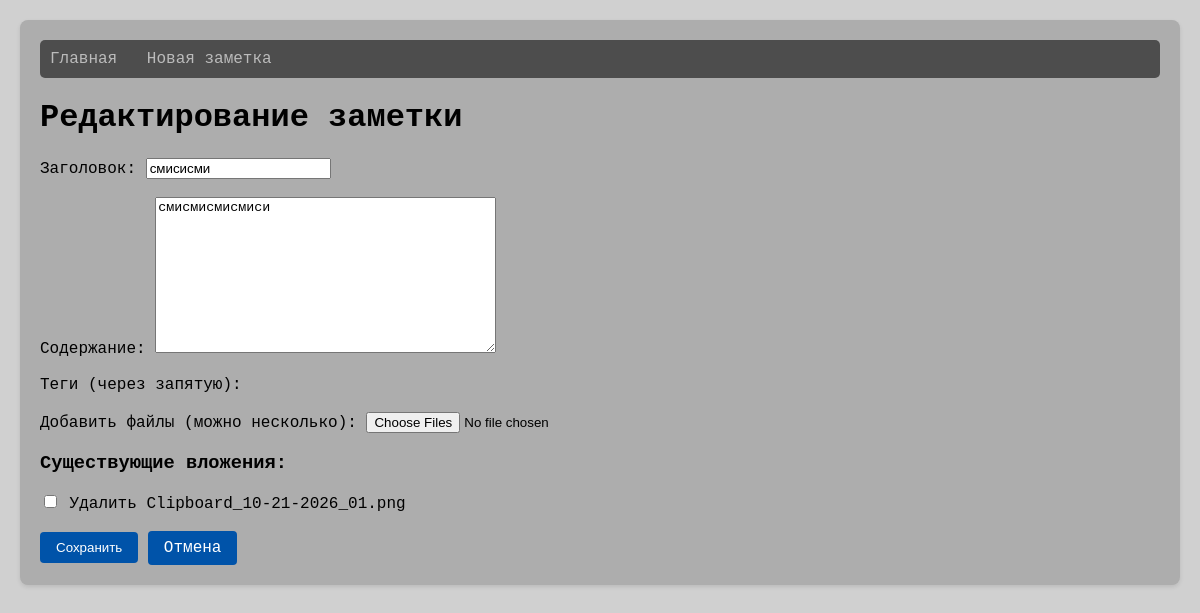
The page /note/7/edit/ on the database its author committed.
### notes/models.py (models this page shows, shortened)
class Note(models.Model):
    title = models.CharField(max_length=200, verbose_name='Заголовок')
    content = models.TextField(verbose_name='Содержание')
    created_at = models.DateTimeField(auto_now_add=True, verbose_name='Создано')
    updated_at = models.DateTimeField(auto_now=True, verbose_name='Обновлено')
    tags = TaggableManager(verbose_name='Теги', blank=True)
    class Meta:
        ordering = ['-created_at']
        verbose_name = 'Заметка'
        verbose_name_plural = 'Заметки'

class Attachment(models.Model):
    note = models.ForeignKey(Note, on_delete=models.CASCADE, related_name='attachments', verbose_name='Заметка')
    file = models.FileField(upload_to='notes_attachments/%Y/%m/%d/', verbose_name='Файл')
    uploaded_at = models.DateTimeField(auto_now_add=True, verbose_name='Загружено')
    class Meta:
        verbose_name = 'Вложение'
        verbose_name_plural = 'Вложения'
    def __str__(self):
        return os.path.basename(self.file.name)

### notes/views.py (the view)
# urls.py: path('note/<int:pk>/edit/', views.note_update, name='note_update'),
def note_update(request, pk):
    note = get_object_or_404(Note, pk=pk)
    if request.method == 'POST':
        form = NoteWithAttachmentsForm(request.POST, request.FILES, instance=note)
        if form.is_valid():
            note = form.save()
            files = request.FILES.getlist('attachments')
            for f in files:
                Attachment.objects.create(note=note, file=f)
            delete_attachments = request.POST.getlist('delete_attachments')
            for att_id in delete_attachments:
                try:
                    att = Attachment.objects.get(id=att_id, note=note)
                    att.file.delete()  # удаляем файл с диска
                    att.delete()
                except Attachment.DoesNotExist:
                    pass
            messages.success(request, f'Заметка "{note.title}" успешно обновлена.')
            return redirect(note.get_absolute_url())
    else:
        form = NoteWithAttachmentsForm(instance=note)
    context = {
        'form': form,
        'title': 'Редактирование заметки',
        'note': note,
    }
    return render(request, 'notes/note_form.html', context)

### notes/forms.py
class NoteWithAttachmentsForm(NoteForm):
    attachments = MultipleFileField(
        required=False,
        label='Дополнительные файлы (изображения, видео, аудио)'
    )
    def __init__(self, *args, **kwargs):
        super().__init__(*args, **kwargs)
        self.fields['attachments'].widget.attrs.update({'multiple': True})

### notes/templates/notes/note_form.html (shortened to what this page needs)
{% extends 'notes/base.html' %}
{% block content %}
<h1>{{ title }}</h1>
<form method="post" enctype="multipart/form-data">
    <div>
        <label for="{{ form.title.id_for_label }}">Заголовок:</label>
        {{ form.title }}
    </div>
    <br>
    <div>
        <label for="{{ form.content.id_for_label }}">Содержание:</label>
        {{ form.content }}
    </div>
    <br>
    <div>
        <label for="{{ form.tags.id_for_label }}">Теги (через запятую):</label>
    </div>
    <br>
    <div>
        <label for="{{ form.attachments.id_for_label }}">Добавить файлы (можно несколько):</label>
        {{ form.attachments }}
    </div>
    {% if note and note.attachments.all %}
    <div>
        <h3>Существующие вложения:</h3>
        {% for att in note.attachments.all %}
        <div>
            <input type="checkbox" name="delete_attachments" value="{{ att.id }}" id="del_{{ att.id }}">
            <label for="del_{{ att.id }}">Удалить {{ att }}</label>
            <br>
        </div>
        {% endfor %}
    </div>
    {% endif %}
    <br>
    <button type="submit">Сохранить</button>
    <a href="{% if note %}{% url 'notes:note_detail' note.id %}{% else %}{% url 'notes:note_list' %}{% endif %}" class="button">Отмена</a>
</form>
{% endblock %}

### notes/templates/notes/base.html (style rules this page uses)
body { font-family: "Courier New", Arial, sans-serif; margin: 0; padding: 20px; background-color: #d0d0d0; }
button, .button { background-color: #0053a9; color: white; border: none; padding: 8px 16px; border-radius: 4px; cursor: pointer; text-decoration: none; display: inline-block; }

### rows shown on the page
Note: title "смисисми", content "смисмисмисмиси"
Attachment: file "Clipboard_10-21-2026_01.png"

### other values the page prints
{{ title }} "Редактирование заметки"
